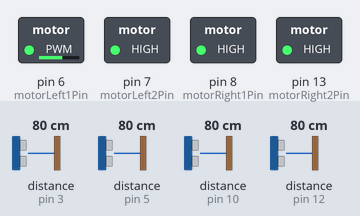
The sketch below on a simulated Arduino Uno, built with avr-gcc and run on an emulated ATmega328P. On the bench: switched loads named in the sketch (green lamp = pin HIGH). Wiring (inferred from the names in the program): 4 × ultrasonic range finder: trigger pin 2, echo pin 3 / trigger pin 4, echo pin 5 / trigger pin 9, echo pin 10 / trigger pin 11, echo pin 12. The inputs (shaded band) are chosen by the test bench; at power-on: distance to the obstacle (sensors on pin 3, pin 5, pin 10, pin 12) 80 cm. The echo pulse lasts 58.3 µs per cm; pins used as bus, display or sensor lines are not drawn.

Above: at 1.3 s.
1.4 s: distance to the obstacle (sensor on pin 3) set to 89 cm
2.9 s: distance to the obstacle (sensor on pin 3) set to 100 cm
At 4.3 s:
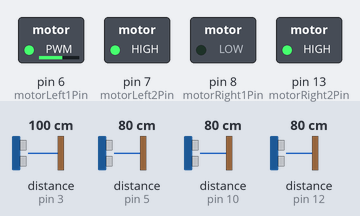
4.6 s: distance to the obstacle (sensor on pin 5) set to 90 cm
6.1 s: distance to the obstacle (sensor on pin 5) set to 97 cm
At 6.9 s:
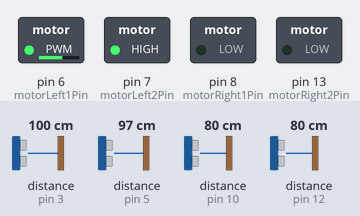
7.7 s: distance to the obstacle (sensor on pin 10) set to 2 cm
At 9.0 s:
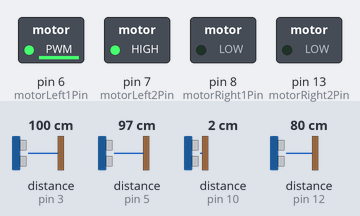
9.3 s: distance to the obstacle (sensor on pin 12) set to 92 cm
10.8 s: distance to the obstacle (sensor on pin 12) set to 98 cm
At 12.2 s:
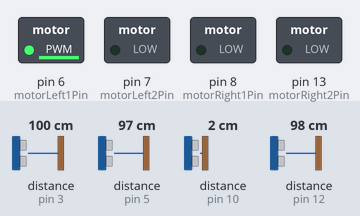
Timing chart, 0 to 13.4 s (numbered marks = the images above; inputs shaded):
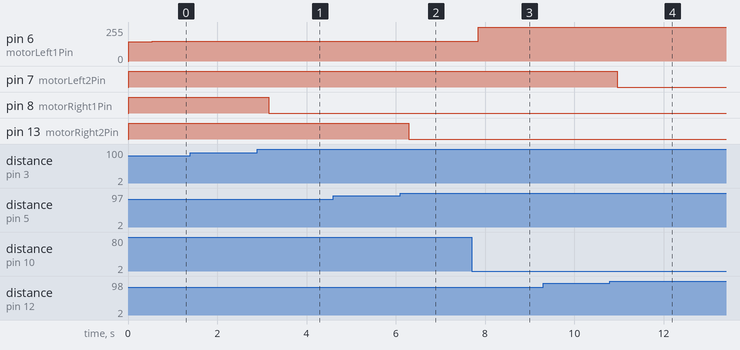

The sketch:

main_code.ino
```cpp
// Define pins for left sensors
const int trigPinLeft1 = 9;
const int echoPinLeft1 = 10;
const int trigPinLeft2 = 11;
const int echoPinLeft2 = 12;

// Define pins for right sensors
const int trigPinRight1 = 2;
const int echoPinRight1 = 3;
const int trigPinRight2 = 4; // Changed from 6 to avoid overlap
const int echoPinRight2 = 5; // Changed from 7 to avoid overlap

// Define pins for motors
const int motorLeft1Pin = 6; // Changed from 2 to avoid overlap
const int motorLeft2Pin = 7; // Changed from 3 to avoid overlap
const int motorRight1Pin = 8; // Changed from 4 to avoid overlap
const int motorRight2Pin = 13; // Changed from 5 to avoid overlap

// Define vibration intensity limits
const int minIntensity = 50; // Minimum vibration intensity
const int maxIntensity = 255; // Maximum vibration intensity

// Variables for left sensors
long durationLeft1;
float distance_cmLeft1;
long durationLeft2;
float distance_cmLeft2;

// Variables for right sensors
long durationRight1;
float distance_cmRight1;
long durationRight2;
float distance_cmRight2;

// Delay between scans/waves when an object is far
int longDelay = 2000; // Long delay
int shortDelay = 500; // Short delay

void setup() {
  // Set up sensor pins
  pinMode(trigPinLeft1, OUTPUT);
  pinMode(echoPinLeft1, INPUT);
  pinMode(trigPinLeft2, OUTPUT);
  pinMode(echoPinLeft2, INPUT);
  pinMode(trigPinRight1, OUTPUT);
  pinMode(echoPinRight1, INPUT);
  pinMode(trigPinRight2, OUTPUT);
  pinMode(echoPinRight2, INPUT);

  // Set up motor pins
  pinMode(motorLeft1Pin, OUTPUT);
  pinMode(motorLeft2Pin, OUTPUT);
  pinMode(motorRight1Pin, OUTPUT);
  pinMode(motorRight2Pin, OUTPUT);

  Serial.begin(9600); // Start serial communication
}

void loop() {
  // Measure distances from all sensors
  measureDistances();

  // Control motors based on proximity readings
  controlMotors();

  // Adjust delay between measurements based on distance readings
  adjustDelay();

  // Delay for stability
  delay(longDelay); // Adjust as necessary
}

void measureDistances() {
  // Measure distance from left sensors
  measureDistance(trigPinLeft1, echoPinLeft1, durationLeft1, distance_cmLeft1);
  measureDistance(trigPinLeft2, echoPinLeft2, durationLeft2, distance_cmLeft2);

  // Measure distance from right sensors
  measureDistance(trigPinRight1, echoPinRight1, durationRight1, distance_cmRight1);
  measureDistance(trigPinRight2, echoPinRight2, durationRight2, distance_cmRight2);
}

void controlMotors() {
  // Calculate vibration intensity for each motor
  int left1Intensity = calculateIntensity(distance_cmLeft1);
  int left2Intensity = calculateIntensity(distance_cmLeft2);
  int right1Intensity = calculateIntensity(distance_cmRight1);
  int right2Intensity = calculateIntensity(distance_cmRight2);

  // Control left motors
  analogWrite(motorLeft1Pin, left1Intensity);
  analogWrite(motorLeft2Pin, left2Intensity);

  // Control right motors
  analogWrite(motorRight1Pin, right1Intensity);
  analogWrite(motorRight2Pin, right2Intensity);
}

int calculateIntensity(float dist) {
  if (dist < 150) { // If distance is less than 1.5 meters
    // Map distance to vibration intensity (linear mapping)
    int intensity = map(dist, 0, 150, maxIntensity, minIntensity);
    return intensity;
  } else {
    return 0; // No vibration if distance is greater than 1.5 meters
  }
}

void measureDistance(int trigPin, int echoPin, long &duration, float &distance_cm) {
  digitalWrite(trigPin, LOW);
  delayMicroseconds(2);
  digitalWrite(trigPin, HIGH);
  delayMicroseconds(10);
  digitalWrite(trigPin, LOW);
  duration = pulseIn(echoPin, HIGH, 30000); // Timeout after 30ms
  if (duration == 0) {
    // Handle timeout or other errors
    distance_cm = -1;
  } else {
    distance_cm = duration * 0.0343 / 2;
  }
}

void adjustDelay() {
  if (distance_cmLeft1 < 150 || distance_cmLeft2 < 150 || distance_cmRight1 < 150 || distance_cmRight2 < 150) {
    // If any sensor detects an object within 1.5 meters, set a short delay
    longDelay = shortDelay;
  } else {
    // If no object is detected within 1.5 meters by any sensor, set a longer delay
    longDelay = 2000;
  }
}
```

Measured:
- the behaviour switches between 94 and 95 cm on distance to the obstacle (sensor on pin 3) (found by bisection; images 0 and 1)
- the behaviour switches between 94 and 95 cm on distance to the obstacle (sensor on pin 5) (found by bisection; images 1 and 2)
- the behaviour switches between 94 and 95 cm on distance to the obstacle (sensor on pin 12) (found by bisection; images 3 and 4)
- after the input at 1.4 s, every drawn part: stays the same
- after the input at 2.9 s, pin 8 (motorRight1Pin): HIGH → LOW after 0.25 s
- after the input at 4.6 s, every drawn part: stays the same
- after the input at 6.1 s, pin 13 (motorRight2Pin): HIGH → LOW after 0.19 s
- after the input at 7.7 s, pin 6 (motorLeft1Pin): 148/255 → 254/255 after 0.15 s
- after the input at 9.3 s, every drawn part: stays the same
- after the input at 10.8 s, pin 7 (motorLeft2Pin): HIGH → LOW after 0.16 s
